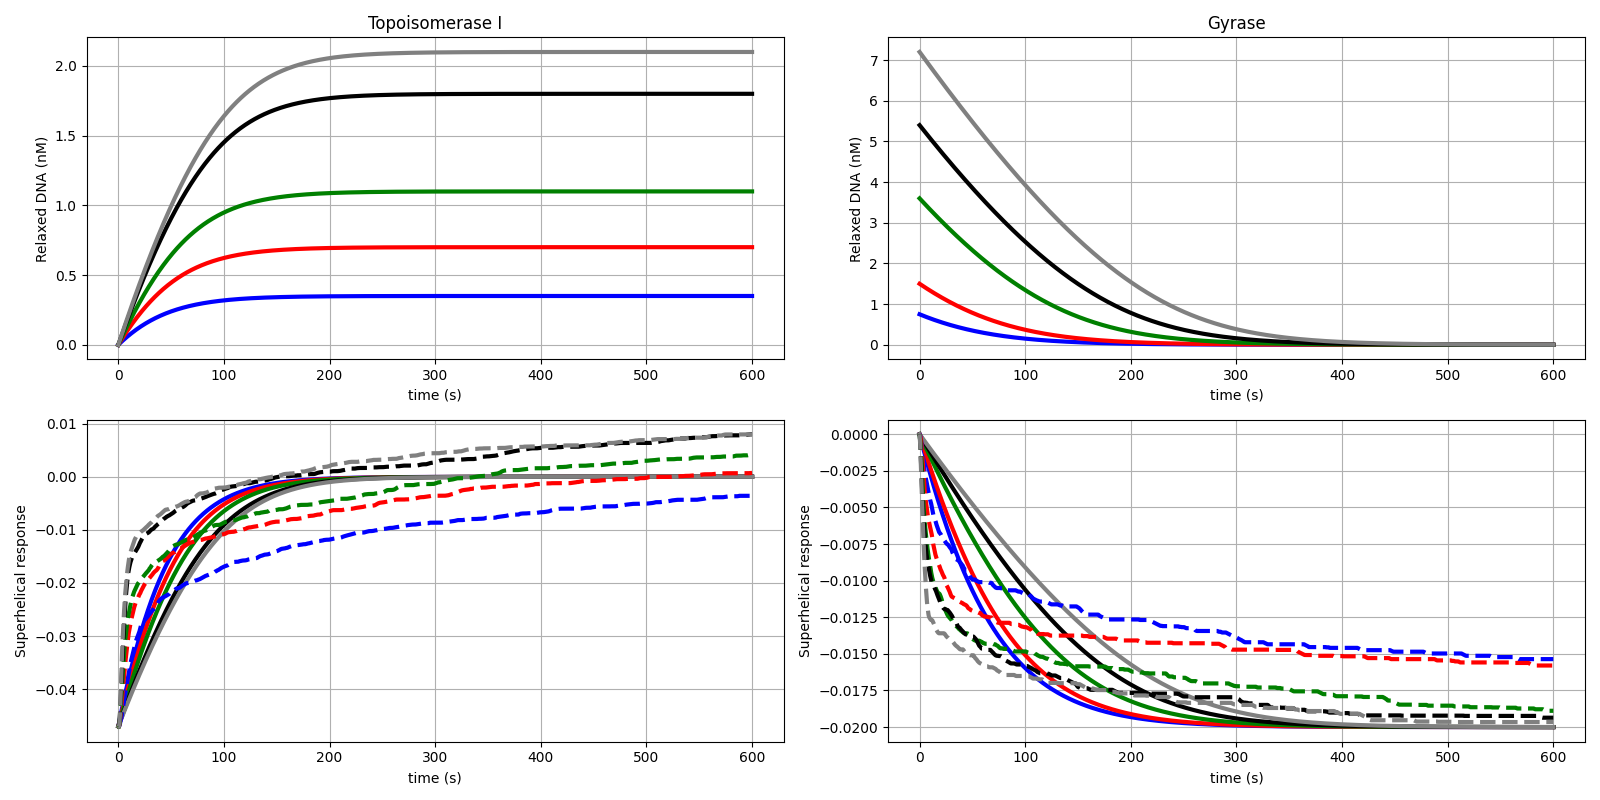

The script that saved this image:
import sys

import matplotlib.pyplot as plt
import numpy as np
from hyperopt import tpe, hp, fmin
import multiprocessing
from TORCphysics import parallelization_tools as pt
import pickle
import pandas as pd

# ----------------------------------------------------------------------------------------------------------------------
# DESCRIPTION
# ----------------------------------------------------------------------------------------------------------------------
# This is just a test to reproduce the global supercoiling response curves from the paper:
# Kinetic Study of DNA Topoisomerases by Supercoiling-Dependent Fluorescence Quenching

# We now have estimations of the initial and final superhelical densities.
# For now, let's not consider ATP.
# Let's run examples of the actual calibration. Remember that in your simulation, you need to consider the
# density of the plasmid concentration as well, so you have many concentrations to test.


# ----------------------------------------------------------------------------------------------------------------------
# Initial conditions
# ----------------------------------------------------------------------------------------------------------------------
# Units:
# concentrations (nM), K_M (nM), velocities (nM/s), time (s)
dt = 0.5
initial_time = 0
final_time = 600
time = np.arange(initial_time, final_time + dt, dt)
frames = len(time)

# For the simulation
circuit_filename = 'circuit_test.csv'
sites_filename = 'sites_test.csv'
enzymes_filename = 'enzymes_test.csv'
environment_filename = 'environment_test.csv'
tm = 'stochastic'
output_prefix = 'test0'
series = True
continuation = False
mm = 'uniform'

# For parallelization and calibration
n_simulations = 100
tests = 200  # 00  # number of tests for parametrization

my_vars = ['k_cat', 'k_on', 'k_off', 'width', 'threshold']

# RANGES FOR RANDOM SEARCH
# -----------------------------------
# Gyrase ranges
gyrase_out = 'gyrase_calibration'
gyrase_k_on_min = 0.001
gyrase_k_on_max = 0.01
gyrase_k_off_min = 0.1
gyrase_k_off_max = 1.0
gyrase_k_cat_min = -20.0  # Ranges to vary k_cat
gyrase_k_cat_max = -5.0
gyrase_width_min = 0.001
gyrase_width_max = 0.05
gyrase_threshold_min = 0.001
gyrase_threshold_max = 0.05

# TopoI ranges
topoI_out = 'topoI_calibration'
topoI_k_on_min = 0.001
topoI_k_on_max = 0.01
topoI_k_off_min = 0.1
topoI_k_off_max = 1.0
topoI_k_cat_min = 5.0  # Ranges to vary k_cat
topoI_k_cat_max = 20.0
topoI_width_min = 0.001
topoI_width_max = 0.05
topoI_threshold_min = -0.05
topoI_threshold_max = -0.001

# Meyer topos curve parameters:
topo_w = 0.012  # width
topo_t = -0.04  # thresholds
topo_k = 0.001  # k_cat
gyra_w = 0.025  # width
gyra_t = 0.01  # threshold
gyra_k = 0.001  # k_cat

# FIGURE
# -----------------------------------
width = 8
height = 4
lw = 3
colors = ['blue', 'red', 'green', 'black', 'grey', 'yellow', 'cyan', 'purple', 'brown', 'pink']
fig, axs = plt.subplots(2, 2, figsize=(2 * width, 2 * height), tight_layout=True)


# ----------------------------------------------------------------------------------------------------------------------
# Functions
# ----------------------------------------------------------------------------------------------------------------------
def Michael_Menten_equation(vmax, KM, S):
    return vmax * S / (KM + S)


def integrate_MM(vmax, KM, substrate0, product0, frames, dt):
    substrate_array = np.zeros(frames)
    product_array = np.zeros(frames)
    substrate_array[0] = substrate0
    product_array[0] = product0

    substrate = substrate0
    product = product0

    for k in range(1, frames):
        v = Michael_Menten_equation(vmax=vmax, KM=KM, S=substrate)
        product = product + v * dt
        substrate = substrate - v * dt
        substrate_array[k] = substrate
        product_array[k] = product
    return substrate_array, product_array


def rescale_product_to_sigma(product, sigma_min, sigma_max):
    #    current_min
    #    frames = len(product)
    #    sigma = np.zeros(frames)
    #    sigma = product-np.min(product)
    #    sigma = sigma/np.max(sigma) # Normalized
    #    d = sigma_f - sigma_i
    #    sigma = (sigma - sigma_i)/1#abs(sigma_f-sigma_i)

    current_min = np.min(product)
    current_max = np.max(product)
    range_ = current_max - current_min
    desired_range = sigma_max - sigma_min
    sigma = ((product - current_min) / range_) * desired_range + sigma_min
    return sigma


# Optimization functions
# ----------------------------------------------------------------------------------------------------------------------
# This one runs the objective function in parallel. It returns the objective function as well as the mean superhelical
# density for each substrate concentration
def run_objective_function(list_names, list_k_cat, list_k_on, list_k_off, list_width,
                           list_threshold, list_concentration):
    # Let's run experiments for the substrate concentrations
    my_objective = 0.0
    simulation_superhelicals = []
    for s, substrate0 in enumerate(initial_substrates):
        exp_superhelical = exp_superhelicals[s]
        # Create items
        items = pt.set_items_topo_calibration(circuit_filename, sites_filename, enzymes_filename, environment_filename,
                                              output_prefix,
                                              frames, series, continuation, dt, tm, mm, n_simulations,
                                              initial_sigma,
                                              list_names, list_k_cat, list_k_on, list_k_off, list_width, list_threshold,
                                              list_concentration, substrate0)
        # Create a multiprocessing pool
        pool = multiprocessing.Pool()
        pool_results = pool.map(pt.run_single_simulation_topo_calibration, items)

        my_supercoiling = np.zeros((frames, n_simulations))
        for i, sigma in enumerate(pool_results):
            my_supercoiling[:, i] = sigma[:-1]
        mea = np.mean(my_supercoiling, axis=1)
        my_objective += np.sum(np.square(np.mean(my_supercoiling, axis=1) - exp_superhelical))
        simulation_superhelicals.append(mea)
    my_objective = my_objective + 0.0
    return my_objective, simulation_superhelicals


def topoI_objective_function(params):
    list_names = ['topoI', 'gyrase']

    list_k_cat, list_k_on, list_k_off, list_width, list_threshold, list_concentration = \
        set_params_lists(params)

    # Let's run experiments for the substrate concentrations
    my_objective, simulation_superhelicals = run_objective_function(list_names, list_k_cat, list_k_on, list_k_off,
                                                                    list_width, list_threshold, list_concentration)
    return my_objective


def gyrase_objective_function(params):
    list_names = ['gyrase', 'topoI']

    list_k_cat, list_k_on, list_k_off, list_width, list_threshold, list_concentration = \
        set_params_lists(params)

    # Let's run experiments for the substrate concentrations
    my_objective, simulation_superhelicals = run_objective_function(list_names, list_k_cat, list_k_on, list_k_off,
                                                                    list_width, list_threshold, list_concentration)
    return my_objective


def set_params_lists(params):
    my_k_cat = params[my_vars[0]]
    my_k_on = params[my_vars[1]]
    my_k_off = params[my_vars[2]]
    my_width = params[my_vars[3]]
    my_threshold = params[my_vars[4]]

    list_k_cat = [my_k_cat, 0]
    list_k_on = [my_k_on, 0]
    list_k_off = [my_k_off, 0]
    list_width = [my_width, 0]
    list_threshold = [my_threshold, 0]
    list_concentration = [enzyme_concentration, 0]
    return list_k_cat, list_k_on, list_k_off, list_width, list_threshold, list_concentration


# ----------------------------------------------------------------------------------------------------------------------
# Process
# ----------------------------------------------------------------------------------------------------------------------

# TOPOISOMERASE I
# ==================================================================================================================
# Kinetics: SDNA + TopoI -> SDNA-TopoI -> RDNA + TopoI
# Product = Fluorescent or Relaxed DNA
# Substrate = Concentration of Supercoiled DNAs
initial_sigma = -.047
final_sigma = 0.0
initial_product = 0.0
initial_substrate = .7
initial_substrates = [0.35, 0.7, 1.1, 1.8, 2.1]
enzyme_concentration = 17
K_M = 1.5
k_cat = .0023  # 0.003
v_max = k_cat * enzyme_concentration
exp_substrates = []
exp_products = []
exp_superhelicals = []
for count, initial_substrate in enumerate(initial_substrates):
    # Substrates and products
    # ----------------------------------
    ax = axs[0, 0]
    substrate, product = integrate_MM(vmax=v_max, KM=K_M, substrate0=initial_substrate, product0=initial_product,
                                      frames=frames, dt=dt)
    ax.plot(time, product, lw=lw, color=colors[count])

    # Sigma deduction
    # ----------------------------------
    ax = axs[1, 0]
    superhelical = rescale_product_to_sigma(product, initial_sigma, final_sigma)
    ax.plot(time, superhelical, lw=lw, color=colors[count])

    exp_substrates.append(substrate)
    exp_products.append(product)
    exp_superhelicals.append(superhelical)

# Optimization
# ------------------
space = {
    my_vars[0]: hp.uniform(my_vars[0], topoI_k_cat_min, topoI_k_cat_max),
    my_vars[1]: hp.uniform(my_vars[1], topoI_k_on_min, topoI_k_on_max),
    my_vars[2]: hp.uniform(my_vars[2], topoI_k_off_min, topoI_k_off_max),
    my_vars[3]: hp.uniform(my_vars[3], topoI_width_min, topoI_width_max),
    my_vars[4]: hp.uniform(my_vars[4], topoI_threshold_min, topoI_threshold_max)
}

topoI_best = fmin(
    fn=topoI_objective_function,  # Objective Function to optimize
    space=space,  # Hyperparameter's Search Space
    algo=tpe.suggest,  # Optimization algorithm (representative TPE)
    max_evals=tests  # Number of optimization attempts
)
print(topoI_best)
print(topoI_best.values())
topoI_best_df = pd.DataFrame.from_dict(topoI_best.values())  # TODO: fix this because it doesn't save the letters
topoI_best_df.to_csv(topoI_out + '.csv', index=False, sep=',')
#  Write dictionary file (should be .pkl)
with open(topoI_out+'.pkl', 'wb') as fp:
    pickle.dump(topoI_best, fp)
    print('dictionary saved successfully to file')

# Plot simulation example:
# ------------------
# The idea is that the first one is the one with the concentration different to 0.
list_names = ['topoI', 'gyrase']
list_k_cat, list_k_on, list_k_off, list_width, list_threshold, list_concentration = set_params_lists(topoI_best)
# Let's run experiments for the substrate concentrations
my_objective, simulation_superhelicals = run_objective_function(list_names, list_k_cat, list_k_on, list_k_off,
                                                                list_width, list_threshold, list_concentration)
# And plot
ax = axs[1, 0]
for count, initial_substrate in enumerate(initial_substrates):
    superhelical = simulation_superhelicals[count]
    ax.plot(time, superhelical, '--', lw=lw, color=colors[count])

# Gyrase
# ==================================================================================================================
# Kinetics: RDNA + Gyrase + ATP -> RDNA-Gyrase-ATP -> SDNA + Gyrase + ADP
# Product = Less fluorescent or Supercoiled DNA
# Substrate = Concentration of Relaxed DNA or fluorescent
initial_sigma = -0.02  # Is actually the other way around, but there's an error somewhere but I'm lazy to find it
final_sigma = 0.0
initial_product = 4.0
initial_substrate = .75
initial_substrates = [0.75, 1.50, 3.6, 5.4, 7.2]
enzyme_concentration = 44.6
K_M = 2.7
k_cat = .0011
v_max = k_cat * enzyme_concentration
exp_substrates = []
exp_products = []
exp_superhelicals = []
for count, initial_substrate in enumerate(initial_substrates):
    # Substrates and products
    # ----------------------------------
    ax = axs[0, 1]
    substrate, product = integrate_MM(vmax=v_max, KM=K_M, substrate0=initial_substrate, product0=initial_product,
                                      frames=frames, dt=dt)
    ax.plot(time, substrate, lw=lw, color=colors[count])

    # Sigma deduction
    # ----------------------------------
    ax = axs[1, 1]
    superhelical = rescale_product_to_sigma(substrate, initial_sigma, final_sigma)
    ax.plot(time, superhelical, lw=lw, color=colors[count])

    exp_substrates.append(substrate)
    exp_products.append(product)
    exp_superhelicals.append(superhelical)

# Optimization
# ------------------
initial_sigma = final_sigma

space = {
    my_vars[0]: hp.uniform(my_vars[0], gyrase_k_cat_min, gyrase_k_cat_max),
    my_vars[1]: hp.uniform(my_vars[1], gyrase_k_on_min, gyrase_k_on_max),
    my_vars[2]: hp.uniform(my_vars[2], gyrase_k_off_min, gyrase_k_off_max),
    my_vars[3]: hp.uniform(my_vars[3], gyrase_width_min, gyrase_width_max),
    my_vars[4]: hp.uniform(my_vars[4], gyrase_threshold_min, gyrase_threshold_max)
}

gyrase_best = fmin(
    fn=gyrase_objective_function,  # Objective Function to optimize
    space=space,  # Hyperparameter's Search Space
    algo=tpe.suggest,  # Optimization algorithm (representative TPE)
    max_evals=tests  # Number of optimization attempts
)
print(gyrase_best)
print(gyrase_best.values())
gyrase_best_df = pd.DataFrame.from_dict(gyrase_best.values())  # TODO: fix this because it doesn't save the letters
gyrase_best_df.to_csv(gyrase_out + '.csv', index=False, sep=',')

#  Write dictionary file (should be .pkl)
with open(gyrase_out+'.pkl', 'wb') as fp:
    pickle.dump(gyrase_best, fp)
    print('dictionary saved successfully to file')

# Plot simulation example:
# ------------------
# The idea is that the first one is the one with the concentration different to 0.
list_names = ['gyrase', 'topoI']
list_k_cat, list_k_on, list_k_off, list_width, list_threshold, list_concentration = set_params_lists(gyrase_best)
# Let's run experiments for the substrate concentrations
my_objective, simulation_superhelicals2 = run_objective_function(list_names, list_k_cat, list_k_on, list_k_off,
                                                                list_width, list_threshold, list_concentration)
# And plot
ax = axs[1, 1]
for count, initial_substrate in enumerate(initial_substrates):
    superhelical = simulation_superhelicals2[count]
    ax.plot(time, superhelical, '--', lw=lw, color=colors[count])

for ax in [axs[0, 0], axs[0, 1]]:
    ax.set_xlabel('time (s)')
    ax.set_ylabel('Relaxed DNA (nM)')
    ax.grid(True)

for ax in [axs[1, 0], axs[1, 1]]:
    ax.set_xlabel('time (s)')
    ax.set_ylabel('Superhelical response')
    ax.grid(True)

axs[0, 0].set_title('Topoisomerase I')
axs[0, 1].set_title('Gyrase')

plt.savefig('calibration.png')
plt.show()
